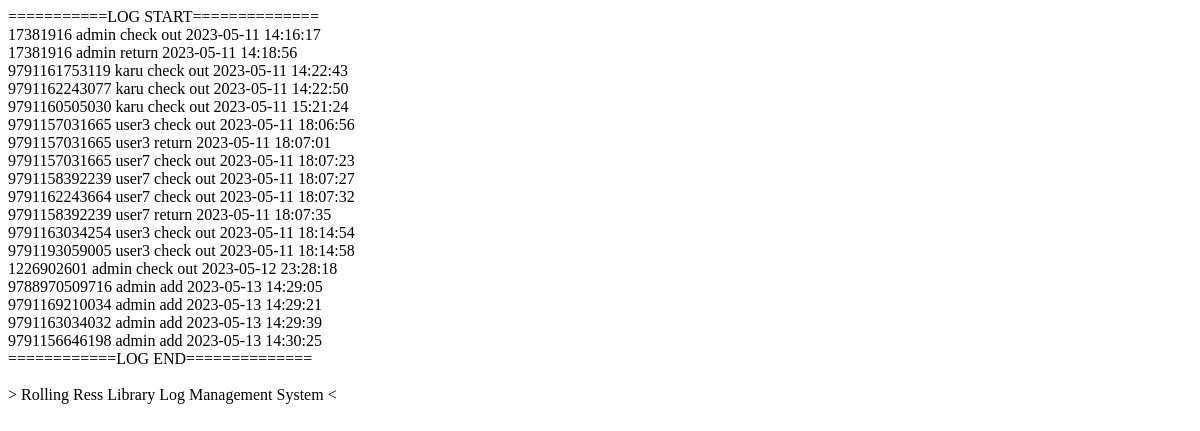
/manage/log.php, run on an earlier commit of the app's database.
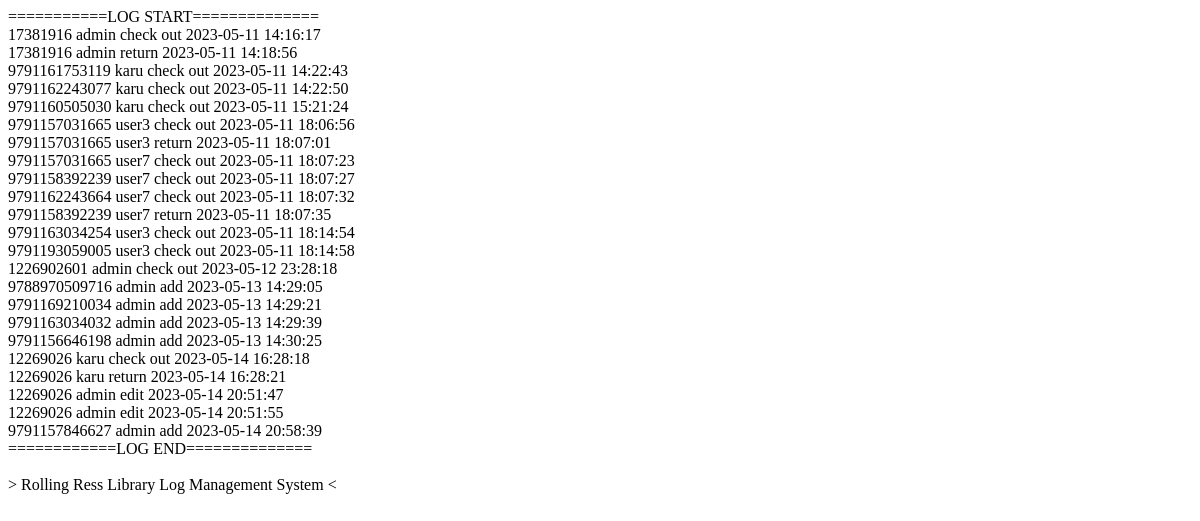
And on a later commit of the database.
### tables this page shows
CREATE TABLE `log` (
  `isbn` bigint NOT NULL,
  `user` varchar(30) NOT NULL,
  `action` varchar(45) NOT NULL,
  `time` datetime NOT NULL,
  PRIMARY KEY (`time`),
  KEY `user_idx` (`user`),
  CONSTRAINT `user` FOREIGN KEY (`user`) REFERENCES `userinfo` (`id`)
);

### manage/log.php (the view, shortened to what this page needs)
<?php
    include '../db/connect.php';
    $stmt = $connect->prepare("SELECT * FROM log");
    $stmt->execute();
    $result = $stmt->get_result();
    while ($row = $result->fetch_array()) {
        echo $row['isbn'] . "\t" . $row['user'] . "\t" . $row['action'] . "\t" . $row['time'] . "<br>";
    }
    echo "============LOG END==============<br><br>
    > Rolling Ress Library Log Management System <";
?>
<!DOCTYPE html>
<html lang="ko">
<head>
</head>
<body>
</body>
</html>

What changed in the data, as far as the page shows it:
added log: isbn "12269026", user "karu", action "check out", time "2023-05-14 16:28:18"
added log: isbn "12269026", user "karu", action "return", time "2023-05-14 16:28:21"
added log: isbn "12269026", user "admin", action "edit", time "2023-05-14 20:51:47"
added log: isbn "12269026", user "admin", action "edit", time "2023-05-14 20:51:55"
added log: isbn "9791157846627", user "admin", action "add", time "2023-05-14 20:58:39"
